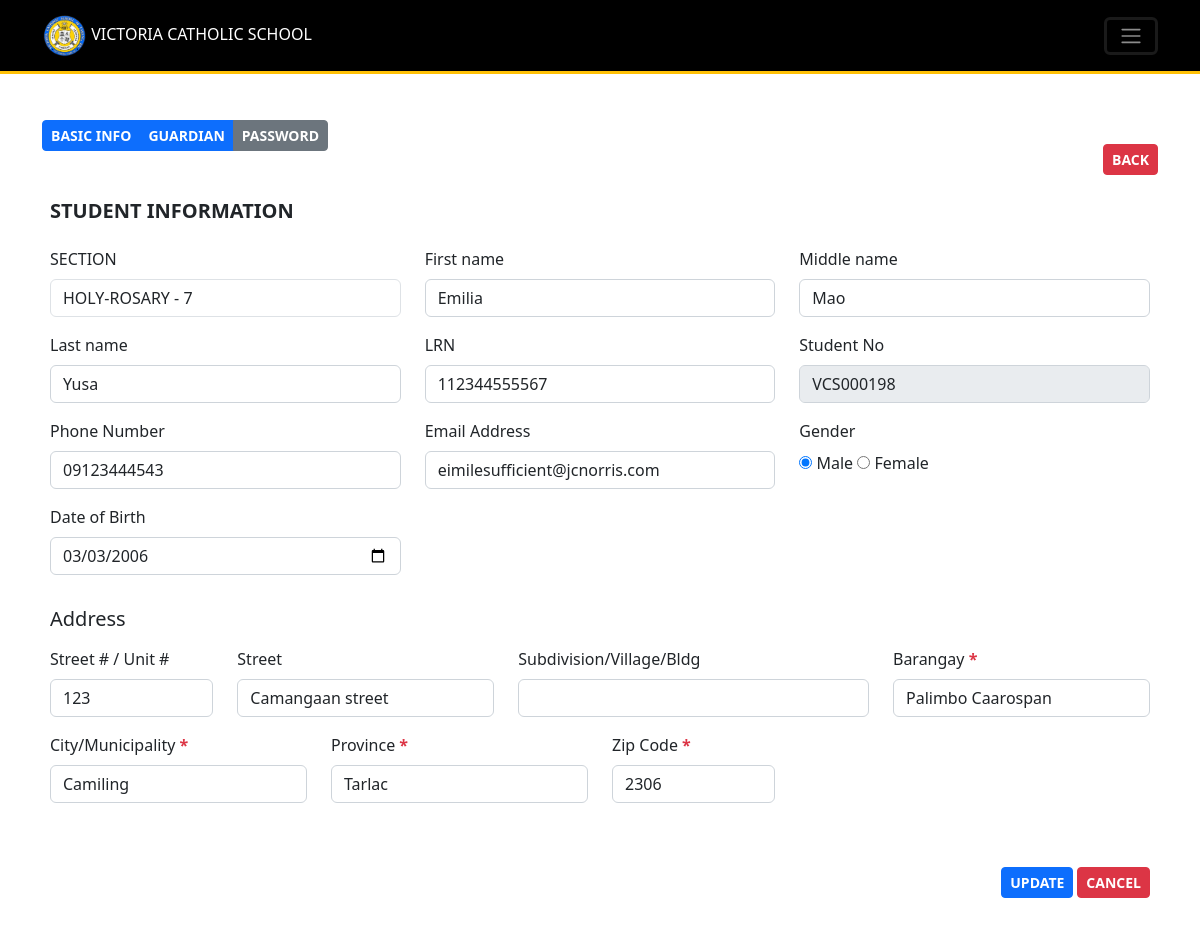
The page /Resources/views/admin/update-complete-student.php?id=198 (signed in) on the database its author committed.
### tables this page shows
CREATE TABLE `users` (
  `id` int(11) NOT NULL,
  `role` varchar(255) DEFAULT NULL,
  `school_number` varchar(255) DEFAULT NULL,
  `first_name` varchar(255) DEFAULT NULL,
  `middle_name` varchar(255) DEFAULT NULL,
  `last_name` varchar(255) DEFAULT NULL,
  `email` varchar(255) DEFAULT NULL,
  `phone` varchar(20) DEFAULT NULL,
  `lrn` varchar(20) DEFAULT NULL,
  `is_locked` tinyint(1) DEFAULT 0,
  `login_attempts` int(11) NOT NULL DEFAULT 0,
  `gender` enum('Male','Female') DEFAULT NULL,
  `birthday` date DEFAULT NULL,
  `street_no` varchar(100) DEFAULT NULL,
  `street` varchar(255) DEFAULT NULL,
  `village` varchar(500) DEFAULT NULL,
  `barangay` varchar(255) DEFAULT NULL,
  `city_municipality` varchar(500) DEFAULT NULL,
  `province` varchar(255) DEFAULT NULL,
  `zip_code` varchar(100) DEFAULT NULL,
  `occupation` varchar(255) DEFAULT NULL,
  `guardian_type` enum('mother','father','guardian') DEFAULT NULL,
  `password` varchar(255) DEFAULT NULL,
  `remember_token` varchar(100) DEFAULT NULL,
  `created_at` timestamp NOT NULL DEFAULT current_timestamp(),
  `updated_at` timestamp NOT NULL DEFAULT current_timestamp() ON UPDATE current_timestamp()
);

### Backend-routes/admin/includes_get_enrolled_student_route.php (called while the page is built, shortened)
<?php
try {
    require_once $_SERVER['DOCUMENT_ROOT']."/Middleware/CheckIfAdmin.php";
    $fileName = "Location: enrolled_students.php";
    require_once $_SERVER['DOCUMENT_ROOT']."/Backend-routes/admin/includes_user_checker_router.php";
    $stmt = $conn->prepare("
    SELECT users.*, student_sections.section_id , registered_students.student_type,
    checklists.form_138, checklists.good_moral, checklists.baptisaml_of_birth,
    checklists.nso_certificate, checklists.honorary_dismissal,
    guardian_user.first_name as guardian_first_name, guardian_user.middle_name as guardian_middle_name, guardian_user.last_name as guardian_last_name, guardian_user.email as guardian_email, guardian_user.phone as guardian_phone,guardian_user.occupation as guardian_occupation, guardian_user.guardian_type as guardian_guardian_type
    FROM users
    LEFT JOIN student_sections
    ON users.id = student_sections.student_id
    LEFT JOIN registered_students ON users.id = registered_students.student_id
    LEFT JOIN checklists ON users.id = checklists.student_id
    LEFT JOIN guardians ON users.id = guardians.student_id
    LEFT JOIN users as guardian_user ON guardians.guardian_id = guardian_user.id
    WHERE users.id = ?");
    $stmt->bind_param("s", $accountID);
    $stmt->execute();
    $result = $stmt->get_result();
    $row = $result->fetch_assoc();
    $stmt = $conn->prepare("SELECT * FROM sections");
    $stmt->execute();
    $sections = $stmt->get_result();
} catch (Exception $e) {
    errorSender('error '.$e->getMessage(), $fileName);
}
?>

### Resources/views/admin/update-complete-student.php (the view, shortened to what this page needs)
<?php
require_once $_SERVER['DOCUMENT_ROOT']."/Middleware/CheckIfAdmin.php";
require_once $_SERVER['DOCUMENT_ROOT']."/Backend-routes/admin/includes_get_enrolled_student_route.php";
require_once "../includes/header_layout.php";
function getSession($data) {
  global $row;
    return $row[$data];
}
function isTabSet($tab){
    if($tab == 'info' && (!isset($_GET['password']) && !isset($_GET['guardian']))){
        return "style='display:block'";
    }else if($tab == 'password' || $tab =='guardian'){
        return isset($_GET[$tab]) ? "style='display:block'" : "style='display:none'";
    }
    return "style='display:none'";
}
?>
<body>
<?php
    include "includes/navbar.php";
?>
<div class="container my-5">
    <div class="d-flex justify-content-between align-items-center">
        <div class="btn-group mb-5">
            <div class="btn btn-primary btn-sm fw-bold" onclick="hidePasswordTab2()">BASIC INFO</div>
            <div class="btn btn-primary btn-sm fw-bold" onclick="showGuadianTab2()">GUARDIAN</div>
            <div class="btn btn-secondary btn-sm fw-bold" onclick="showPasswordTab2()">PASSWORD</div>
        </div>
        <a href="enrolled_students.php" class="btn btn-sm btn-danger fw-bold">BACK</a>
    </div>
    <div class="pb-2 px-2" id="info-tab" <?php echo isTabSet('info') ?>>
     <form method="POST" action="../../../Backend-routes/admin/update_complete_student_route.php" onsubmit="submitRequest('updateStudentForm', event)" id="updateStudentForm">
        <h5 class="mb-4 fw-bold" id="exampleModalLabel">STUDENT INFORMATION</h5>
        <div class="row">
            <div class="col-12 col-md-4 mb-3">
                <label class="form-label ">SECTION</label>
                <select name='section' class='form-control border rounded' required>
                        <?php
                            foreach ($sections as $section) {
                            $isSelected = $section['id'] == $row['section_id'] ? 'selected' : '';
                            echo "<option value='{$section['id']}' $isSelected>{$section['name']} - {$section['grade']}</option>";
                        }
                        ?>
                </select>
            </div>
            <div class="col-12 col-md-4 mb-3">
                <label class="form-label ">First name</label>
                <input type="text" class="form-control " name="first_name" required placeholder="First_name" <?php echo "value='".htmlspecialchars(getSession('first_name'))."'"  ?> >
            </div>
            <div class="col-12 col-md-4 mb-3">
                <label class="form-label ">Middle name</label>
                <input type="text" class="form-control " name="middle_name" placeholder="Middle name" <?php echo "value='".htmlspecialchars(getSession('middle_name'))."'"  ?> >
            </div>
            <div class="col-12 col-md-4 mb-3">
                <label class="form-label ">Last name</label>
                <input type="text" class="form-control "name="last_name" required placeholder="Last name" <?php echo "value='".htmlspecialchars(getSession('last_name'))."'"  ?> >
            </div>
            <div class="col-12 col-md-4 mb-3">
                <label class="form-label ">LRN</label>
                <input type="text" minlength="12" maxlength="12"  class="form-control " name="lrn" required placeholder="LRN" <?php echo "value='".htmlspecialchars(getSession('lrn'))."'"  ?> >
            </div>
            <div class="col-12 col-md-4 mb-3">
                <label class="form-label ">Student No</label>
                <input type="text" class="form-control "  <?php echo "value='VCS000".$row['id']."'"  ?> disabled>
            </div>
            <div class="col-12 col-md-4 mb-3">
                <label class="form-label ">Phone Number</label>
                <input type="text" class="form-control " name="phone" required placeholder="Phone Number" <?php echo "value='".htmlspecialchars(getSession('phone'))."'"  ?> >
            </div>
            <div class="col-12 col-md-4 mb-3">
                <label class="form-label ">Email Address</label>
                <input type="text" class="form-control " name="email" required placeholder="Email Adress" <?php echo "value='".htmlspecialchars(getSession('email'))."'"  ?> >
            </div>
            <div class="col-12 col-md-4 mb-3">
                <label class="form-label ">Gender</label><br>
                <?php
                    if(getSession('gender') == 'Male'){
                    ?>
                        <input type="radio" value="Male" checked name="gender"> Male
                        <input type="radio" value="Female" name="gender"> Female
                    <?php
                    }else{
                    ?>
                        <input type="radio" value="Male" name="gender"> Male
                        <input type="radio" value="Female" checked name="gender"> Female
                    <?php
                    }
                ?>
            </div>
            <div class="col-12 col-md-4 mb-3">
                <label class="form-label ">Date of Birth</label>
                <input type="date" class="form-control " name="birthday" required    <?php echo "value='".htmlspecialchars(getSession('birthday'))."'"  ?> >
            </div>
        </div>
        <div class="mb-3">
            <h5 class="form-label mt-3 mb-3">Address</h5>
            <div class="row">
            <div class="mb-3 col-12 col-md-4 col-lg-2">
                <label class="form-label ">Street # / Unit # </label>
                <input type="text" class="form-control "name="street_no"
                <?php echo "value='".htmlspecialchars(getSession('street_no'))."'"  ?> >
            </div>
            <div class="mb-3 col-12 col-md-4 col-lg-3">
                <label class="form-label ">Street </label>
                <input type="text" class="form-control "name="street"
                <?php echo "value='".htmlspecialchars(getSession('street'))."'"  ?> >
            </div>
            <div class="mb-3 col-12 col-md-4 col-lg-4">
                <label class="form-label ">Subdivision/Village/Bldg</label>
                <input type="text" class="form-control "name="village"
                <?php echo "value='".htmlspecialchars(getSession('village'))."'"  ?> >
            </div>
            <div class="mb-3 col-12 col-md-4 col-lg-3">
                <label class="form-label ">Barangay <b class="text-danger">*</b></label>
                <input type="text" class="form-control "name="barangay" required
                <?php echo "value='".htmlspecialchars(getSession('barangay'))."'"  ?> >
            </div>
            <div class="mb-3 col-12 col-md-4 col-lg-3">
                <label class="form-label ">City/Municipality <b class="text-danger">*</b></label>
                <input type="text" class="form-control "name="city_municipality" required
                <?php echo "value='".htmlspecialchars(getSession('city_municipality'))."'"  ?> >
            </div>
            <div class="mb-3 col-12 col-md-4 col-lg-3">
                <label class="form-label ">Province <b class="text-danger">*</b></label>
                <input type="text" class="form-control "name="province" required
                <?php echo "value='".htmlspecialchars(getSession('province'))."'"  ?> >
            </div>
            <div class="mb-3 col-12 col-md-4 col-lg-2">
                <label class="form-label ">Zip Code <b class="text-danger">*</b></label>
                <input type="text" class="form-control "name="zip_code" required
                <?php echo "value='".htmlspecialchars(getSession('zip_code'))."'"  ?> >
            </div>
            </div>
        </div>
        <div class="d-flex justify-content-end my-5">
            <button class="btn btn-sm fw-bold btn-primary me-1" type="submit">UPDATE</button>
            <a href="enrolled_students.php" class="btn btn-danger btn-sm fw-bold">CANCEL</a>
        </div>
        </form>
    </div>
</div>
</body>
<?php
	require_once "../includes/includes_scripts.php";
?>

### rows shown on the page
users: first_name "Emilia", middle_name "Mao", last_name "Yusa", lrn "112344555567", id "VCS000198", phone "09123444543", email "eimilesufficient@jcnorris.com", birthday "03/03/2006", street_no "123", street "Camangaan street", barangay "Palimbo Caarospan", city_municipality "Camiling", province "Tarlac", zip_code "2306"

### other values the page prints
form field section "HOLY-ROSARY - 7"
